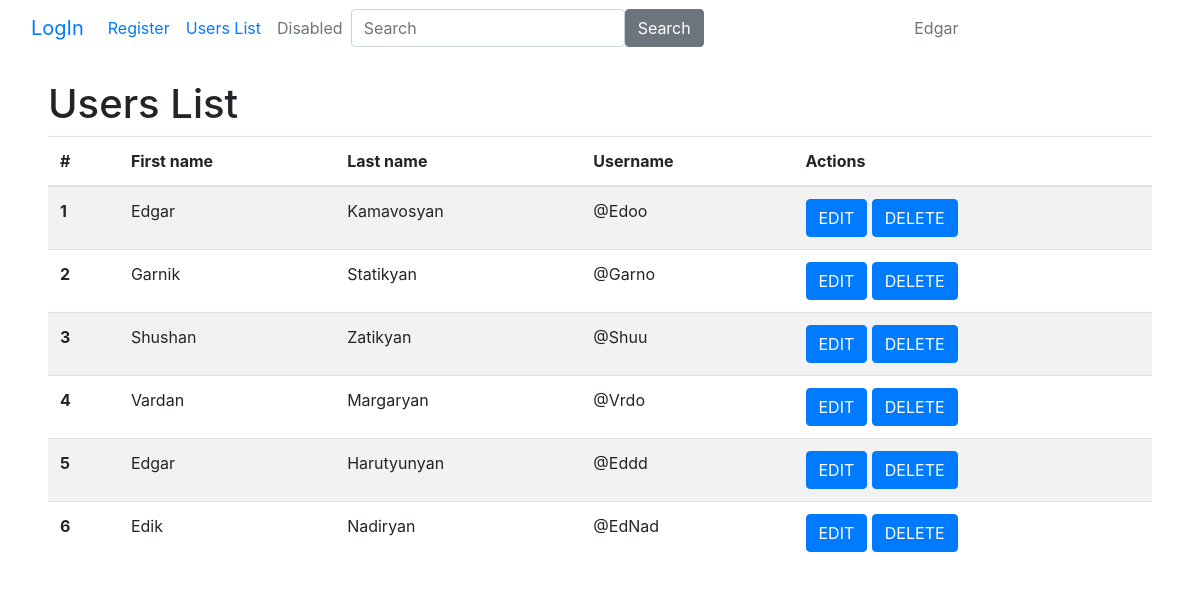
Screenshot of /request_user_list (signed in) with the database file from the repository.
### app.py (models this page shows)
class User(db.Model, UserMixin):
    id = db.Column(db.Integer, primary_key=True)
    first_name = db.Column(db.String(20), nullable=False)
    last_name = db.Column(db.String(20), nullable=False)
    email = db.Column(db.String(30), nullable=False, unique=True)
    username = db.Column(db.String(20), nullable=False, unique=True)
    password = db.Column(db.String(80), nullable=False)  # It will be hashed, that's why it has space of 80 chars
    location = db.relationship('Location', backref='user', lazy='joined', cascade="all,delete")
    phones = db.relationship('Phone', backref='user', lazy='joined', cascade="all,delete")

### app.py (the view)
@app.route('/request_user_list', methods=["GET", "POST"])
def request_user_list():
    users = load_user_list()
    return render_template("user_list.html", obj=users, title="Users List")

### app.py (called while the page is built)
@login_manager.user_loader
def load_user(user_id):
    return User.query.get(int(user_id))

def load_user_list():
    return User.query.all()

### templates/user_list.html
{% extends 'home.html' %}
{% block content %}
    <table class="table table-striped">
        <thead>
            <tr>
              <th scope="col">#</th>
              <th scope="col">First name</th>
              <th scope="col">Last name</th>
              <th scope="col">Username</th>
              <th scope="col">Actions</th>
            </tr>
        </thead>
        <tbody>
            {% for o in obj %}
            <tr>
                <th scope="row"> {{o.id}} </th>
                <td>{{ o.first_name }}</td>
                <td>{{ o.last_name }}</td>
                <td>@{{ o.username }}</td>
                <td>
                    <a href="{{ url_for('edit_user', id=o.id) }}">
                        <button type="button" class="btn btn-primary">EDIT</button>
                    </a>
                    <a href="{{ url_for('delete', id=o.id) }}">
                        <button type="button" class="btn btn-primary">DELETE</button>
                    </a>
                </td>
            </tr>
            {% endfor %}
        </tbody>
    </table>
{% endblock %}

### templates/home.html (shortened to what this page needs)
<!DOCTYPE html>
<html lang="en">
<head>
    <link rel="stylesheet" href="https://cdn.jsdelivr.net/npm/bootstrap@4.4.1/dist/css/bootstrap.min.css">
</head>
<body>
    <nav class="navbar navbar-expand-lg bg-body-tertiary">
      <div class="container-fluid">
        <a class="navbar-brand" href="{{ url_for('login') }}">LogIn</a>
        <div class="collapse navbar-collapse" id="navbarTogglerDemo03">
          <ul class="navbar-nav me-auto mb-2 mb-lg-0">
            <li class="nav-item">
              <a class="nav-link active" aria-current="page" href="{{ url_for('register') }}">Register</a>
            </li>
            <li class="nav-item">
              <a class="nav-link" href="{{ url_for('request_user_list') }}">Users List</a>
            </li>
            <li class="nav-item">
              <a class="nav-link disabled" aria-disabled="true">Disabled</a>
            </li>
          </ul>
          <form method="POST" class="d-flex" role="search" action="{{ url_for('search') }}">
            <input class="form-control me-2" type="search" placeholder="Search" aria-label="Search" name="searched">
            <button class="btn btn-secondary" type="submit">Search</button>
          </form>
          <div class="mx-auto">
              <a class="nav-link disabled" aria-disabled="true">{{ current_user.first_name if current_user else "Pls LogIn" }}</a>
          </div>
        </div>
      </div>
    </nav>
    <br>
    <div class="px-5">
      <h1>{{ title }}</h1>
      {% block content %} {% endblock %}
    </div>
</body>
</html>

### rows the page displays
User: first_name "Edgar", id "1", last_name "Kamavosyan", username "Edoo"
User: id "2", first_name "Garnik", last_name "Statikyan", username "Garno"
User: id "3", first_name "Shushan", last_name "Zatikyan", username "Shuu"
User: id "4", first_name "Vardan", last_name "Margaryan", username "Vrdo"
User: id "5", first_name "Edgar", last_name "Harutyunyan", username "Eddd"
User: id "6", first_name "Edik", last_name "Nadiryan", username "EdNad"

### other values shown
{{ title }} "Users List"
